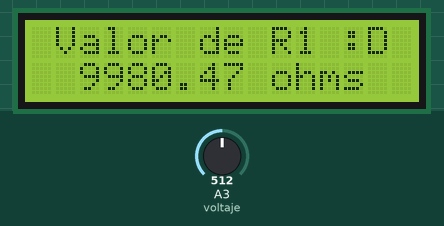
Simulated run of this sketch. Board: Arduino Uno, built with avr-gcc and run on an emulated ATmega328P. Parts: 16×2 character LCD. Inputs (shaded band) come from the test bench; at power-on: A3 (voltaje) = 512.

Above: at 1.2 s.
1.3 s: A3 (voltaje) set to 0
At 2.4 s:
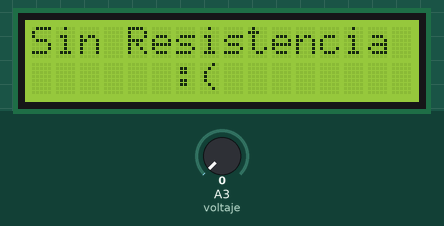
2.8 s: A3 (voltaje) set to 1023
At 3.3 s:
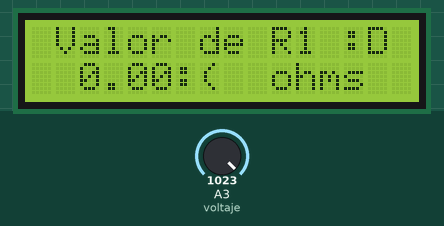
4.3 s: A3 (voltaje) set to 1006
At 5.0 s:
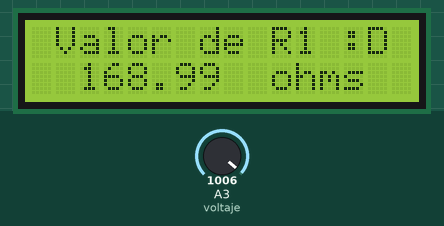
Timing chart, 0 to 7.3 s (numbered marks = the images above; inputs shaded):
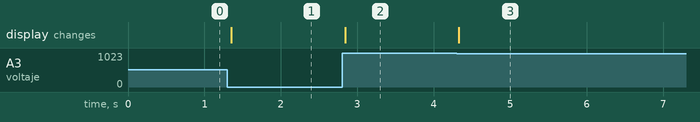

Measured:
- the behaviour switches between 1013 and 1012 on A3 (voltaje) (found by bisection; images 2 and 3)
- after the input at 1.3 s, the display: changes after 0.05 s (image 1)
- after the input at 2.8 s, the display: changes at once (image 2)
- after the input at 4.3 s, the display: changes at once (image 3)

The sketch:

OHMIMETRO.ino
```cpp
/*
 * Fundación Kinal
 * Centro Educativo Técnico Labral Kinal
 * Electrónica
 * Grado: Quinto
 * Sección: A
 * Curso: Taller de Electrónica Digital y Reparación de Computadoras I
 * Nombre: Carlos Alexander Quim Chapaz
 * Carné: 2019172 
 * Proyecto: Intesidad de LED
*/

//Directivas de Procesador
#include <LiquidCrystal_I2C.h>
#define voltaje A3

//Variables
int Vcc = 5;
int R2 = 10000;
float R1 = 0;
float Vout = 0;
float lectura = 0;
float valor = 0;
float conver = 0;

//Constructor
LiquidCrystal_I2C lcd_quim(0x27,16,2);

//Funciones
void convesion();

void setup() {
  lcd_quim.init();
  lcd_quim.backlight();
}

void loop() {
  convesion();
}

void convesion(){
  //Leemos el valor del divisor de voltaje
  lectura = analogRead(voltaje);

  //Realizamos la conversion de esa lectura
  conver = lectura * Vcc;
  Vout = conver / 1023;

  //Realizamos la operación necesaria para obtener el valor de R1
  valor = (Vcc - Vout)/Vout;
  R1 = R2 * valor;

  //Imprimimos el valor de resistencia R1
  if(lectura){
    lcd_quim.setCursor(0,0);
    lcd_quim.print(" Valor de R1 :D ");
    lcd_quim.setCursor(10,1);
    lcd_quim.print("ohms");
    lcd_quim.setCursor(2,1);
    lcd_quim.print(R1);
  }

  if(!lectura){
    lcd_quim.setCursor(0,0);
    lcd_quim.print("Sin Resistencia");
    lcd_quim.setCursor(0,1);
    lcd_quim.print("      :(       ");
  }


}
```
